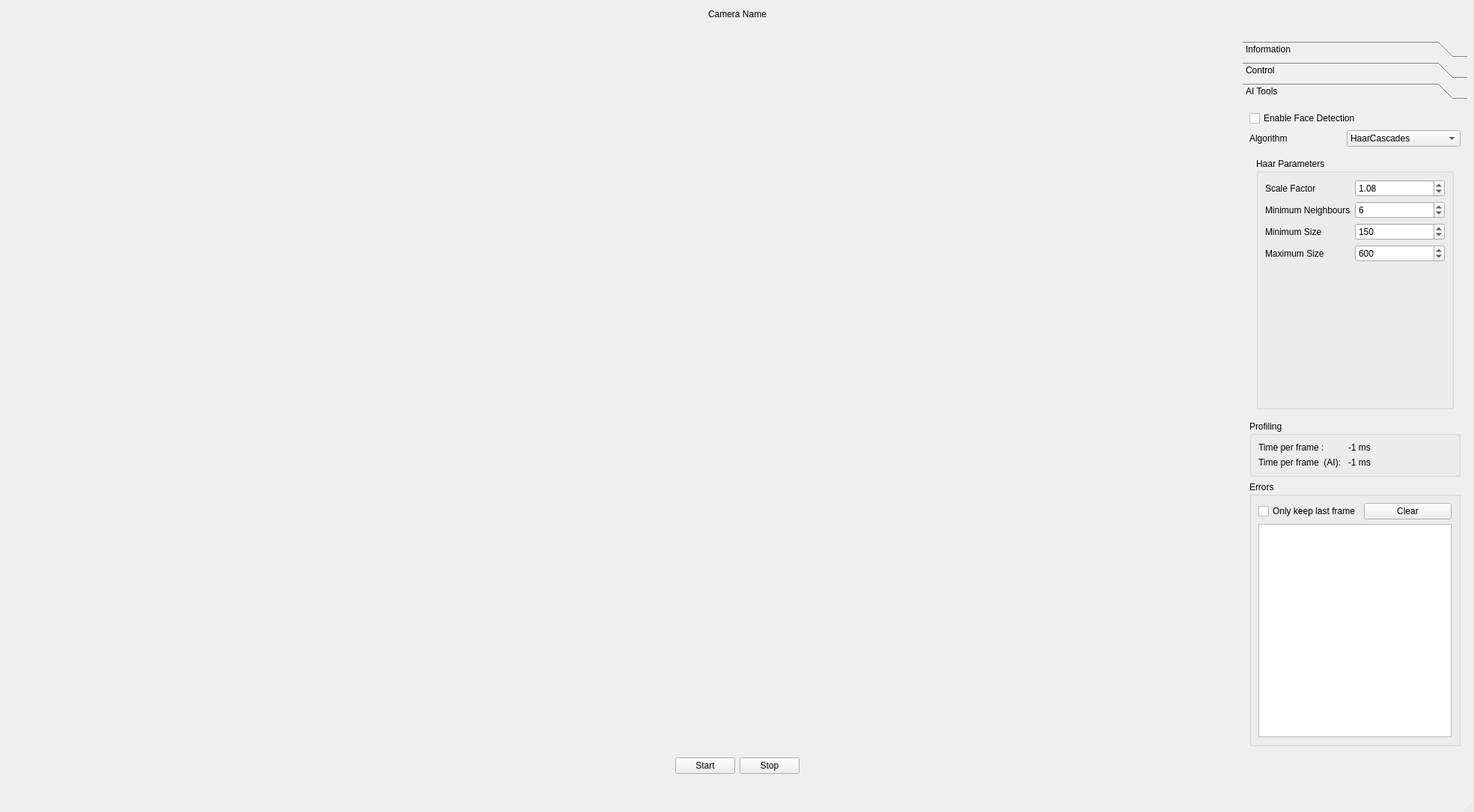
<?xml version="1.0" encoding="UTF-8"?>
<ui version="4.0">
 <class>MainWindow</class>
 <widget class="QMainWindow" name="MainWindow">
  <property name="geometry">
   <rect>
    <x>0</x>
    <y>0</y>
    <width>1969</width>
    <height>1085</height>
   </rect>
  </property>
  <property name="windowTitle">
   <string>Live Cam Tester</string>
  </property>
  <widget class="QWidget" name="centralwidget">
   <layout class="QVBoxLayout" name="verticalLayout">
    <item>
     <layout class="QHBoxLayout" name="horizontalLayout_3">
      <item>
       <spacer name="horizontalSpacer_5">
        <property name="orientation">
         <enum>Qt::Orientation::Horizontal</enum>
        </property>
        <property name="sizeHint" stdset="0">
         <size>
          <width>40</width>
          <height>20</height>
         </size>
        </property>
       </spacer>
      </item>
      <item>
       <widget class="QLabel" name="camNameLabel">
        <property name="text">
         <string>Camera Name</string>
        </property>
       </widget>
      </item>
      <item>
       <spacer name="horizontalSpacer_6">
        <property name="orientation">
         <enum>Qt::Orientation::Horizontal</enum>
        </property>
        <property name="sizeHint" stdset="0">
         <size>
          <width>40</width>
          <height>20</height>
         </size>
        </property>
       </spacer>
      </item>
     </layout>
    </item>
    <item>
     <spacer name="verticalSpacer">
      <property name="orientation">
       <enum>Qt::Orientation::Vertical</enum>
      </property>
      <property name="sizeType">
       <enum>QSizePolicy::Policy::Fixed</enum>
      </property>
      <property name="sizeHint" stdset="0">
       <size>
        <width>20</width>
        <height>20</height>
       </size>
      </property>
     </spacer>
    </item>
    <item>
     <layout class="QHBoxLayout" name="horizontalLayout">
      <item>
       <spacer name="horizontalSpacer">
        <property name="orientation">
         <enum>Qt::Orientation::Horizontal</enum>
        </property>
        <property name="sizeType">
         <enum>QSizePolicy::Policy::Fixed</enum>
        </property>
        <property name="sizeHint" stdset="0">
         <size>
          <width>40</width>
          <height>20</height>
         </size>
        </property>
       </spacer>
      </item>
      <item>
       <widget class="AnnotatedVideoWidget" name="videoDisplayWidget" native="true">
        <property name="sizePolicy">
         <sizepolicy hsizetype="Expanding" vsizetype="Expanding">
          <horstretch>0</horstretch>
          <verstretch>0</verstretch>
         </sizepolicy>
        </property>
       </widget>
      </item>
      <item>
       <spacer name="horizontalSpacer_2">
        <property name="orientation">
         <enum>Qt::Orientation::Horizontal</enum>
        </property>
        <property name="sizeType">
         <enum>QSizePolicy::Policy::Fixed</enum>
        </property>
        <property name="sizeHint" stdset="0">
         <size>
          <width>13</width>
          <height>20</height>
         </size>
        </property>
       </spacer>
      </item>
      <item>
       <widget class="QToolBox" name="toolBox">
        <property name="sizePolicy">
         <sizepolicy hsizetype="Preferred" vsizetype="Preferred">
          <horstretch>0</horstretch>
          <verstretch>0</verstretch>
         </sizepolicy>
        </property>
        <property name="minimumSize">
         <size>
          <width>300</width>
          <height>0</height>
         </size>
        </property>
        <property name="maximumSize">
         <size>
          <width>300</width>
          <height>16777215</height>
         </size>
        </property>
        <property name="currentIndex">
         <number>2</number>
        </property>
        <widget class="QWidget" name="pageInfo">
         <property name="geometry">
          <rect>
           <x>0</x>
           <y>0</y>
           <width>300</width>
           <height>825</height>
          </rect>
         </property>
         <attribute name="label">
          <string>Information</string>
         </attribute>
         <layout class="QVBoxLayout" name="verticalLayout_2">
          <item>
           <widget class="QCheckBox" name="camFeatureColorBox">
            <property name="enabled">
             <bool>false</bool>
            </property>
            <property name="text">
             <string>Color Temperature</string>
            </property>
           </widget>
          </item>
          <item>
           <widget class="QCheckBox" name="camExposureBox">
            <property name="enabled">
             <bool>false</bool>
            </property>
            <property name="text">
             <string>Exposure Compensation</string>
            </property>
           </widget>
          </item>
          <item>
           <widget class="QCheckBox" name="camIsoBox">
            <property name="enabled">
             <bool>false</bool>
            </property>
            <property name="text">
             <string>Iso Sensitivity</string>
            </property>
           </widget>
          </item>
          <item>
           <widget class="QCheckBox" name="camExposureTimeBox">
            <property name="enabled">
             <bool>false</bool>
            </property>
            <property name="text">
             <string>Manual Exposure Time</string>
            </property>
           </widget>
          </item>
          <item>
           <widget class="QCheckBox" name="camFocusPointBox">
            <property name="enabled">
             <bool>false</bool>
            </property>
            <property name="text">
             <string>Custom Focus Point</string>
            </property>
           </widget>
          </item>
          <item>
           <widget class="QCheckBox" name="camFocusDistanceBox">
            <property name="enabled">
             <bool>false</bool>
            </property>
            <property name="text">
             <string>Focus Distance</string>
            </property>
           </widget>
          </item>
          <item>
           <layout class="QHBoxLayout" name="horizontalLayout_5">
            <item>
             <widget class="QLabel" name="label_7">
              <property name="text">
               <string>Rersolution : </string>
              </property>
             </widget>
            </item>
            <item>
             <widget class="QLabel" name="resolutionLabel">
              <property name="text">
               <string>0000 x 0000</string>
              </property>
             </widget>
            </item>
           </layout>
          </item>
          <item>
           <spacer name="verticalSpacer_3">
            <property name="orientation">
             <enum>Qt::Orientation::Vertical</enum>
            </property>
            <property name="sizeHint" stdset="0">
             <size>
              <width>20</width>
              <height>40</height>
             </size>
            </property>
           </spacer>
          </item>
         </layout>
        </widget>
        <widget class="QWidget" name="pageControl">
         <property name="geometry">
          <rect>
           <x>0</x>
           <y>0</y>
           <width>300</width>
           <height>825</height>
          </rect>
         </property>
         <attribute name="label">
          <string>Control</string>
         </attribute>
         <layout class="QVBoxLayout" name="verticalLayout_3">
          <item>
           <layout class="QHBoxLayout" name="horizontalLayout_4">
            <item>
             <widget class="QLabel" name="labelFocusMode">
              <property name="text">
               <string>Focus Mode</string>
              </property>
             </widget>
            </item>
            <item>
             <widget class="QComboBox" name="focusModeCombo"/>
            </item>
           </layout>
          </item>
          <item>
           <layout class="QVBoxLayout" name="verticalLayout_4">
            <item>
             <widget class="QLabel" name="labelFocusDistance">
              <property name="text">
               <string>Distance</string>
              </property>
              <property name="alignment">
               <set>Qt::AlignmentFlag::AlignCenter</set>
              </property>
             </widget>
            </item>
            <item>
             <widget class="QSlider" name="focusSlider">
              <property name="orientation">
               <enum>Qt::Orientation::Vertical</enum>
              </property>
             </widget>
            </item>
           </layout>
          </item>
         </layout>
        </widget>
        <widget class="QWidget" name="pageai">
         <property name="geometry">
          <rect>
           <x>0</x>
           <y>0</y>
           <width>300</width>
           <height>825</height>
          </rect>
         </property>
         <attribute name="label">
          <string>AI Tools</string>
         </attribute>
         <layout class="QVBoxLayout" name="verticalLayout_7">
          <item>
           <widget class="QCheckBox" name="aiFaceBox">
            <property name="text">
             <string>Enable Face Detection</string>
            </property>
           </widget>
          </item>
          <item>
           <layout class="QHBoxLayout" name="horizontalLayout_6">
            <item>
             <widget class="QLabel" name="label_9">
              <property name="text">
               <string>Algorithm</string>
              </property>
             </widget>
            </item>
            <item>
             <widget class="QComboBox" name="aiAlgoCombo">
              <item>
               <property name="text">
                <string>HaarCascades</string>
               </property>
              </item>
              <item>
               <property name="text">
                <string>MobileNet SSD (DNN)</string>
               </property>
              </item>
             </widget>
            </item>
           </layout>
          </item>
          <item>
           <widget class="QStackedWidget" name="algoControlsStack">
            <widget class="QWidget" name="pageHaar">
             <layout class="QVBoxLayout" name="verticalLayout_5">
              <item>
               <widget class="QGroupBox" name="groupBox">
                <property name="sizePolicy">
                 <sizepolicy hsizetype="Preferred" vsizetype="Minimum">
                  <horstretch>0</horstretch>
                  <verstretch>0</verstretch>
                 </sizepolicy>
                </property>
                <property name="title">
                 <string>Haar Parameters</string>
                </property>
                <layout class="QFormLayout" name="formLayout_2">
                 <item row="0" column="0">
                  <widget class="QLabel" name="label_3">
                   <property name="text">
                    <string>Scale Factor</string>
                   </property>
                  </widget>
                 </item>
                 <item row="0" column="1">
                  <widget class="QDoubleSpinBox" name="scaleFactorBox">
                   <property name="maximum">
                    <double>3.000000000000000</double>
                   </property>
                   <property name="singleStep">
                    <double>0.100000000000000</double>
                   </property>
                   <property name="value">
                    <double>1.080000000000000</double>
                   </property>
                  </widget>
                 </item>
                 <item row="1" column="0">
                  <widget class="QLabel" name="label_4">
                   <property name="text">
                    <string>Minimum Neighbours</string>
                   </property>
                  </widget>
                 </item>
                 <item row="1" column="1">
                  <widget class="QSpinBox" name="neighbourBox">
                   <property name="value">
                    <number>6</number>
                   </property>
                  </widget>
                 </item>
                 <item row="2" column="0">
                  <widget class="QLabel" name="label_5">
                   <property name="text">
                    <string>Minimum Size</string>
                   </property>
                  </widget>
                 </item>
                 <item row="2" column="1">
                  <widget class="QSpinBox" name="minSizeBox">
                   <property name="maximum">
                    <number>1000</number>
                   </property>
                   <property name="singleStep">
                    <number>10</number>
                   </property>
                   <property name="value">
                    <number>150</number>
                   </property>
                  </widget>
                 </item>
                 <item row="3" column="0">
                  <widget class="QLabel" name="label_6">
                   <property name="text">
                    <string>Maximum Size</string>
                   </property>
                  </widget>
                 </item>
                 <item row="3" column="1">
                  <widget class="QSpinBox" name="maxSizeBox">
                   <property name="maximum">
                    <number>1000</number>
                   </property>
                   <property name="singleStep">
                    <number>10</number>
                   </property>
                   <property name="value">
                    <number>600</number>
                   </property>
                  </widget>
                 </item>
                </layout>
               </widget>
              </item>
             </layout>
            </widget>
            <widget class="QWidget" name="pageMobileNetSSD"/>
           </widget>
          </item>
          <item>
           <widget class="QGroupBox" name="profileGrouBox">
            <property name="title">
             <string>Profiling</string>
            </property>
            <layout class="QFormLayout" name="formLayout">
             <item row="0" column="0">
              <widget class="QLabel" name="label">
               <property name="text">
                <string>Time per frame : </string>
               </property>
              </widget>
             </item>
             <item row="0" column="1">
              <widget class="QLabel" name="profilingLabel">
               <property name="text">
                <string>-1 ms</string>
               </property>
              </widget>
             </item>
             <item row="1" column="0">
              <widget class="QLabel" name="label_2">
               <property name="text">
                <string>Time per frame  (AI): </string>
               </property>
              </widget>
             </item>
             <item row="1" column="1">
              <widget class="QLabel" name="aiProfilingLabel">
               <property name="text">
                <string>-1 ms</string>
               </property>
              </widget>
             </item>
            </layout>
           </widget>
          </item>
          <item>
           <widget class="QGroupBox" name="errorsGroupBox">
            <property name="title">
             <string>Errors</string>
            </property>
            <layout class="QVBoxLayout" name="verticalLayout_6">
             <item>
              <layout class="QHBoxLayout" name="horizontalLayout_7">
               <item>
                <widget class="QCheckBox" name="onlyLastFrameBox">
                 <property name="text">
                  <string>Only keep last frame</string>
                 </property>
                </widget>
               </item>
               <item>
                <widget class="QPushButton" name="clearErrorsButton">
                 <property name="text">
                  <string>Clear</string>
                 </property>
                </widget>
               </item>
              </layout>
             </item>
             <item>
              <widget class="QTextBrowser" name="errorsBrowser">
               <property name="html">
                <string>&lt;!DOCTYPE HTML PUBLIC &quot;-//W3C//DTD HTML 4.0//EN&quot; &quot;http://www.w3.org/TR/REC-html40/strict.dtd&quot;&gt;
&lt;html&gt;&lt;head&gt;&lt;meta name=&quot;qrichtext&quot; content=&quot;1&quot; /&gt;&lt;meta charset=&quot;utf-8&quot; /&gt;&lt;style type=&quot;text/css&quot;&gt;
p, li { white-space: pre-wrap; }
hr { height: 1px; border-width: 0; }
li.unchecked::marker { content: &quot;\2610&quot;; }
li.checked::marker { content: &quot;\2612&quot;; }
&lt;/style&gt;&lt;/head&gt;&lt;body style=&quot; font-family:'Ubuntu'; font-size:10pt; font-weight:400; font-style:normal;&quot;&gt;
&lt;p style=&quot;-qt-paragraph-type:empty; margin-top:0px; margin-bottom:0px; margin-left:0px; margin-right:0px; -qt-block-indent:0; text-indent:0px;&quot;&gt;&lt;br /&gt;&lt;/p&gt;&lt;/body&gt;&lt;/html&gt;</string>
               </property>
              </widget>
             </item>
            </layout>
           </widget>
          </item>
         </layout>
        </widget>
       </widget>
      </item>
     </layout>
    </item>
    <item>
     <layout class="QHBoxLayout" name="horizontalLayout_2">
      <item>
       <spacer name="horizontalSpacer_3">
        <property name="orientation">
         <enum>Qt::Orientation::Horizontal</enum>
        </property>
        <property name="sizeHint" stdset="0">
         <size>
          <width>40</width>
          <height>20</height>
         </size>
        </property>
       </spacer>
      </item>
      <item>
       <widget class="QPushButton" name="startCamButton">
        <property name="text">
         <string>Start</string>
        </property>
       </widget>
      </item>
      <item>
       <widget class="QPushButton" name="stopCamButton">
        <property name="text">
         <string>Stop</string>
        </property>
       </widget>
      </item>
      <item>
       <spacer name="horizontalSpacer_4">
        <property name="orientation">
         <enum>Qt::Orientation::Horizontal</enum>
        </property>
        <property name="sizeHint" stdset="0">
         <size>
          <width>40</width>
          <height>20</height>
         </size>
        </property>
       </spacer>
      </item>
     </layout>
    </item>
    <item>
     <spacer name="verticalSpacer_2">
      <property name="orientation">
       <enum>Qt::Orientation::Vertical</enum>
      </property>
      <property name="sizeType">
       <enum>QSizePolicy::Policy::Fixed</enum>
      </property>
      <property name="sizeHint" stdset="0">
       <size>
        <width>20</width>
        <height>20</height>
       </size>
      </property>
     </spacer>
    </item>
   </layout>
  </widget>
  <widget class="QMenuBar" name="menubar">
   <property name="geometry">
    <rect>
     <x>0</x>
     <y>0</y>
     <width>1969</width>
     <height>20</height>
    </rect>
   </property>
  </widget>
  <widget class="QStatusBar" name="statusbar"/>
 </widget>
 <customwidgets>
  <customwidget>
   <class>AnnotatedVideoWidget</class>
   <extends>QWidget</extends>
   <header location="global">src/AnnotatedVideoWidget.h</header>
   <container>1</container>
  </customwidget>
 </customwidgets>
 <resources/>
 <connections/>
</ui>
